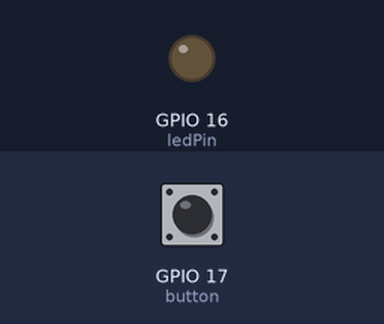
The sketch below on a simulated ESP32. Shown: output pins drawn as LEDs (lit = HIGH). Inputs (shaded band) come from the test bench; at power-on: GPIO 17 (button) HIGH. What the sketch prints to the serial monitor is not drawn.

Above: at 1.2 s.
1.3 s: GPIO 17 (button) pulled LOW for 0.15 s
At 1.7 s:
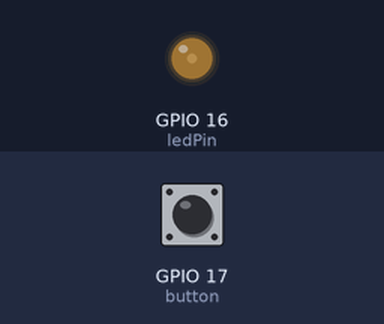
2.9 s: GPIO 17 (button) pulled LOW for 1 s
At 4.1 s:
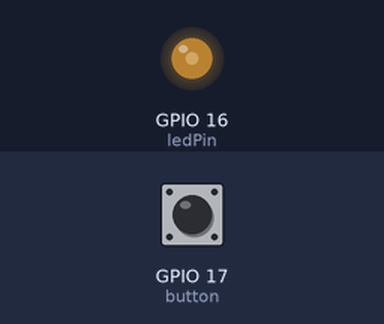
5.4 s: GPIO 17 (button) pulled LOW for 0.15 s
At 6.0 s:
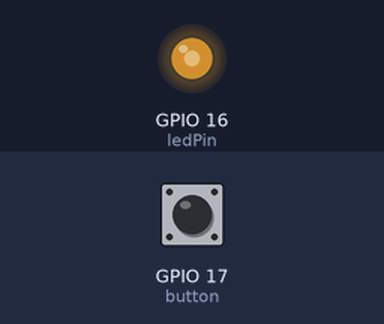
7.0 s: GPIO 17 (button) pulled LOW for 3.2 s
At 8.4 s:
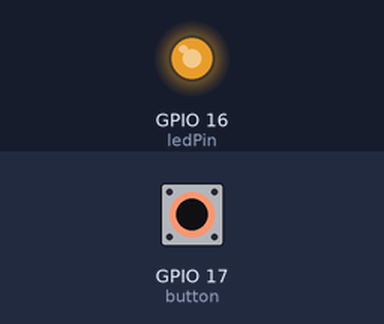
Timing chart, 0 to 10.0 s (numbered marks = the images above; inputs shaded):
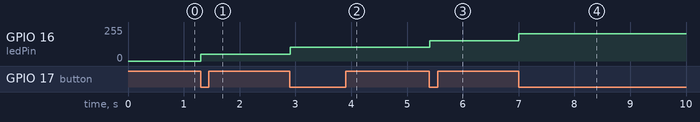

Measured:
- after the input at 1.3 s, GPIO 16 (ledPin): 0/255 → 51/255 at once
- after the input at 2.9 s, GPIO 16 (ledPin): 51/255 → 102/255 at once
- after the input at 5.4 s, GPIO 16 (ledPin): 102/255 → 152/255 at once
- after the input at 7.0 s, GPIO 16 (ledPin): 152/255 → 203/255 at once

The sketch:

lab7.1.ino
```cpp
// the number of the LED pin
const int ledPin = 16;  // 16 corresponds to GPIO16
#define button 17
// setting PWM properties
const int freq = 1000;
const int resolution = 8;
int dutyCycle = 0;


int buttoncount = 0;


bool buttonstate = false;
bool buttonlaststate = true;

void setup(){
  // attach the channel to the GPIO to be controlled
  ledcAttach(ledPin, freq, resolution);
  pinMode(button, INPUT);
  Serial.begin(9600);
  // pinMode(ledPin,OUTPUT);
}

void loop(){

  buttonstate = digitalRead(button);  // Update the current button state
  Serial.println(buttoncount);

  if (buttonstate == LOW && buttonstate != buttonlaststate) {
    buttoncount++;
  }

  if(buttoncount == 6){
    buttoncount = 0;
  }

  dutyCycle = 51*buttoncount;

  ledcWrite(ledPin,dutyCycle);
  buttonlaststate = buttonstate;

  // // increase the LED brightness
  // for(int dutyCycle = 0; dutyCycle <= 255; dutyCycle++){
  //   // changing the LED brightness with PWM
  //   ledcWrite(ledPin, dutyCycle);
  //   // analogWrite(ledPin,dutyCycle);
  //   delay(15);
  // }

  // // decrease the LED brightness
  // for(int dutyCycle = 255; dutyCycle >= 0; dutyCycle--){
  //   // changing the LED brightness with PWM
  //   ledcWrite(ledPin, dutyCycle);
  //   // analogWrite(ledPin,dutyCycle);
  //   delay(15);
  // }


}
```
